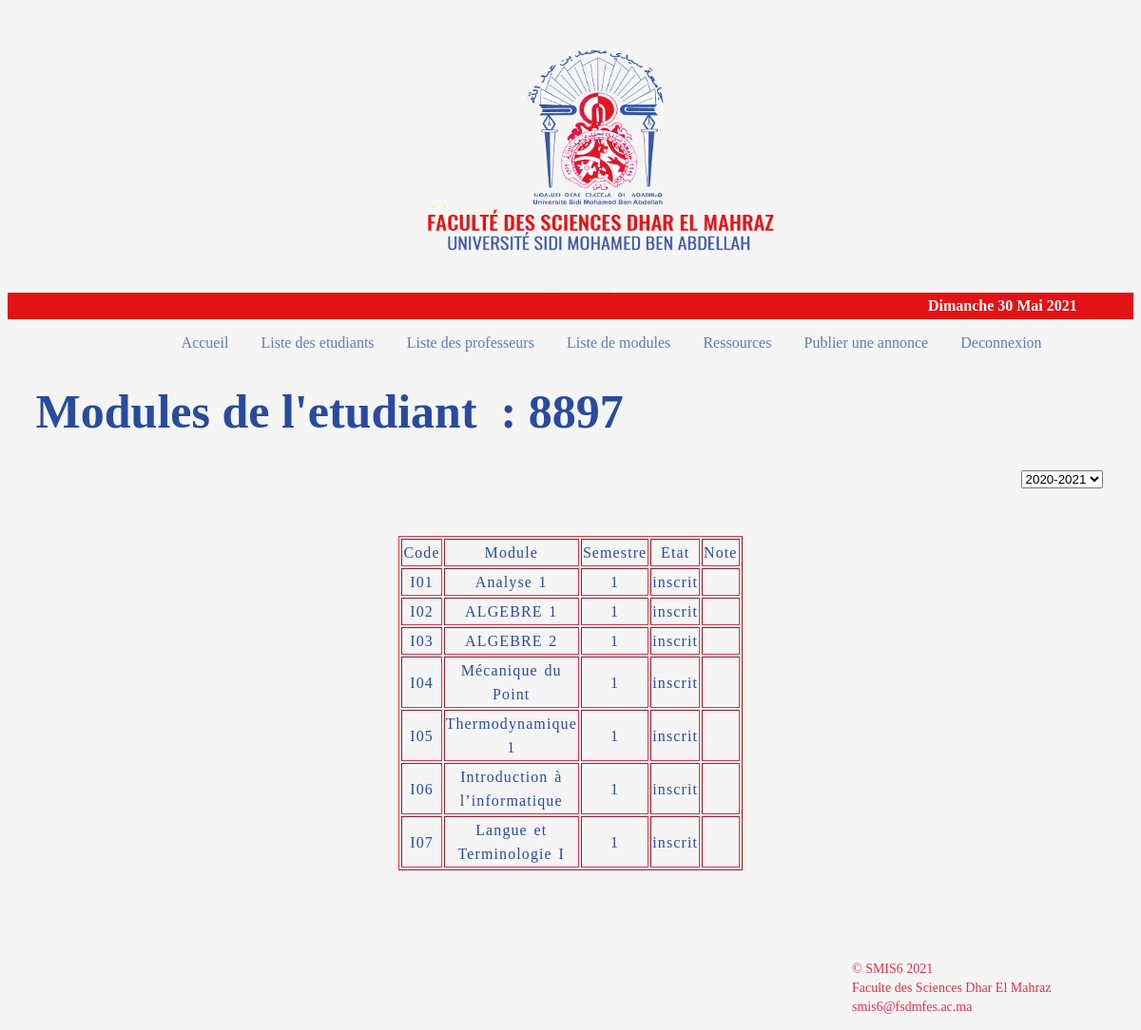
Screenshot of /website/html/studentUnits.php?codeE=8897 (signed in) with the database file from the repository.
### tables this page shows
CREATE TABLE `etudiant_module` (
  `code_etudiant` int(6) NOT NULL,
  `id_module` varchar(4) NOT NULL,
  `annee_universitaire` varchar(10) NOT NULL,
  `etat` varchar(15) NOT NULL,
  `note` int(2) DEFAULT NULL
);

CREATE TABLE `modules` (
  `id_module` varchar(4) NOT NULL,
  `nom_module` varchar(100) NOT NULL,
  `id_filiere` varchar(4) NOT NULL,
  `id_semestre` int(1) NOT NULL DEFAULT 1
);

### website/html/templates/data.php (called while the page is built, shortened)
<?php
require('config.php');
function yearToUniYear($year){
		$first_year = $year;
		$second_year = $first_year + 1;
		$uni_year = $first_year.'-'.$second_year;
		return $uni_year;
}
function getActualUniYear(){
	$year = date('Y');
	$month = date('n');
	if($month >= 7 AND $month <= 12)
		return yearToUniYear($year);
	else
		return yearToUniYear($year-1);
}
$sql = "SELECT * FROM annees_universitaires;";
$result = mysqli_query($conn,$sql);
$annees_universitaires = [];
while($annee_universitaire = mysqli_fetch_assoc($result)){
	$annees_universitaires[] = $annee_universitaire['id'];
}
?>

### website/html/studentUnits.php (the view, shortened to what this page needs)
<?php
if (isset($_SESSION['user_id']) && isset($_SESSION['user_email'])) {
if(isset($_GET["codeE"])){
    $code=$_GET["codeE"];
}
require('templates/data.php');
if(isset($_POST['annee_universitaire'])){
  $annee_choisie = $_POST['annee_universitaire'];
}
else{
  $annee_choisie = getActualUniYear();
}
require('templates/config.php');
$sql="SELECT nom_module, e.id_module, etat, id_semestre, e.note FROM etudiant_module e INNER JOIN modules m ON e.id_module=m.id_module WHERE e.code_etudiant='$code' AND annee_universitaire = '$annee_choisie'";
$result=mysqli_query($conn,$sql);
$modules=[];
if ( false===$result ) {
    printf("error: %s\n", mysqli_error($conn));
  }else{
while($module=mysqli_fetch_assoc($result)){
    $modules[]=$module;
}
  }
 ?>
<!DOCTYPE html>
<html lang="en">
<head>
    <link rel="stylesheet" type="text/css" href="../css/style.css">
</head>
<?php
		include("templates/header.php");
	 ?>
<body>
<?php
require('templates/nav.php');
 ?>
<h1>Modules de l'etudiant&nbsp&nbsp: <?=$code?></h1>
  <div style="  margin-left: 90%">
    <form method="POST">
        <select id="annee_universitaire" name="annee_universitaire" onchange="this.form.submit();">
            <?php foreach ($annees_universitaires as $annee_universitaire) { ?>
              <option value="<?=$annee_universitaire?>" <?php if($annee_universitaire==$annee_choisie) echo "selected"; ?>><?=$annee_universitaire?></option>
            <?php } ?>
        </select>
    </form>
  </div>
<center>
    <table border='table'>
    <tr>
    <td>Code</td>
    <td> Module</td>
    <td>Semestre</td>
    <td>Etat</td>
    <td>Note</td>
    </tr>
  <?php  foreach($modules as $m){?>
        <tr>
        <td><?=$m["id_module"]?></td>
        <td><?=$m["nom_module"]?></td>
        <td><?=$m["id_semestre"]?></td>
        <td><?=$m["etat"]?></td>
        <td><?=$m["note"]?></td>
    </tr>
   <?php }?>
    </table>
</center>
</body>
<?php
	include('templates/footer.php');
 ?>
 <?php
}else {
 header("Location: index.php");
}
?>
</html>

### website/css/style.css (style rules this page uses)
body { background-color: whitesmoke; }
h1 { color: #294B9E; text-shadow: currentColor; font-size: 50px; padding-left: 2.5%; }
table { margin-top: 50px; margin-bottom: 50px; margin-left:5%; margin-right:5%; text-align: center; letter-spacing: 1.1px; word-spacing: 1.6px; line-height: 25px; width: 30%; padding: 0; border-color:#E33147; }
td { color: #294B9E; }

### rows the page displays
etudiant_module: id_module "I01", id_module.nom_module "Analyse 1", id_module.id_semestre "1", etat "inscrit"
etudiant_module: id_module "I02", id_module.nom_module "ALGEBRE 1", id_module.id_semestre "1", etat "inscrit"
etudiant_module: id_module "I03", id_module.nom_module "ALGEBRE 2", id_module.id_semestre "1", etat "inscrit"
etudiant_module: id_module "I04", id_module.nom_module "Mécanique du Point", id_module.id_semestre "1", etat "inscrit"
etudiant_module: id_module "I05", id_module.nom_module "Thermodynamique 1", id_module.id_semestre "1", etat "inscrit"
etudiant_module: id_module "I06", id_module.nom_module "Introduction à l’informatique", id_module.id_semestre "1", etat "inscrit"
etudiant_module: id_module "I07", id_module.nom_module "Langue et Terminologie I", id_module.id_semestre "1", etat "inscrit"

### other values shown
$ln["jour"][$jour_de_la_semaine] "Dimanche"
$jour_du_mois "30"
$ln["mois"][$mois] "Mai"
$annee "2021"
$code "8897"
form field annee_universitaire "2020-2021"
